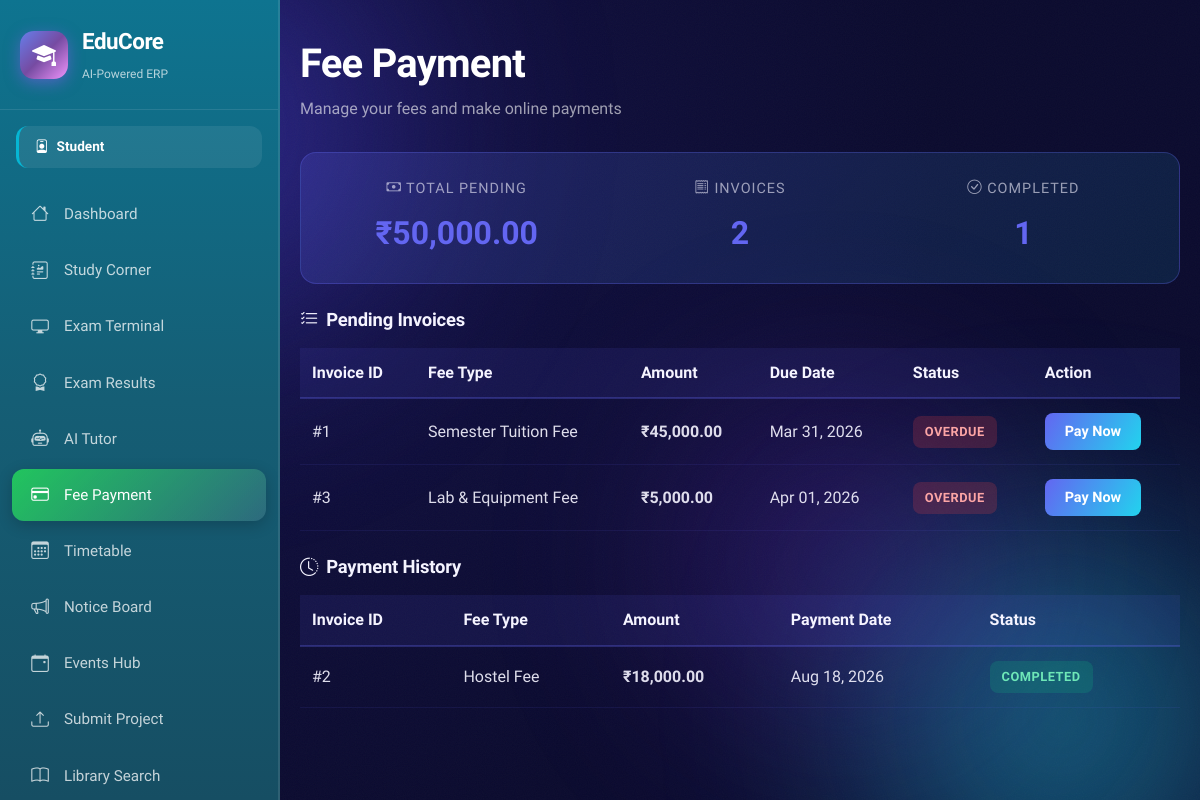
Page /student/feePayment.php (signed in) on the committed database.
### tables this page shows
CREATE TABLE IF NOT EXISTS users (
    id INT AUTO_INCREMENT PRIMARY KEY,
    full_name VARCHAR(120) NOT NULL,
    email VARCHAR(120) NOT NULL UNIQUE,
    password_hash VARCHAR(255) NOT NULL,
    phone VARCHAR(20),
    address TEXT,
    role ENUM('super_admin','faculty','student','parent','finance','librarian','tpo') NOT NULL DEFAULT 'student',
    parent_id INT DEFAULT NULL,
    photo VARCHAR(255) DEFAULT 'default.png',
    status ENUM('active','inactive','suspended') DEFAULT 'active',
    two_factor_secret VARCHAR(64) DEFAULT NULL,
    two_factor_enabled TINYINT(1) NOT NULL DEFAULT 0,
    reset_token_hash VARCHAR(255) DEFAULT NULL,
    reset_token_expires DATETIME DEFAULT NULL,
    created_at TIMESTAMP DEFAULT CURRENT_TIMESTAMP,
    FOREIGN KEY (parent_id) REFERENCES users(id) ON DELETE SET NULL
);

CREATE TABLE IF NOT EXISTS fee_invoices (
    id INT AUTO_INCREMENT PRIMARY KEY,
    student_id INT NOT NULL,
    template_id INT,
    amount DECIMAL(10,2) NOT NULL,
    penalty DECIMAL(10,2) DEFAULT 0,
    status ENUM('pending','paid','overdue','cancelled') DEFAULT 'pending',
    paid_at DATETIME NULL,
    created_at TIMESTAMP DEFAULT CURRENT_TIMESTAMP,
    FOREIGN KEY (student_id) REFERENCES users(id) ON DELETE CASCADE,
    FOREIGN KEY (template_id) REFERENCES fee_templates(id) ON DELETE SET NULL
);

CREATE TABLE IF NOT EXISTS fee_templates (
    id INT AUTO_INCREMENT PRIMARY KEY,
    name VARCHAR(100) NOT NULL,
    category ENUM('tuition','hostel','transport','lab','misc') NOT NULL,
    amount DECIMAL(10,2) NOT NULL,
    penalty_percent DECIMAL(5,2) DEFAULT 0,
    due_date DATE
);

### includes/auth_check.php (called while the page is built, shortened)
<?php
function getCurrentUser(): ?array
{
    $db = getDB();
    $stmt = $db->prepare('SELECT id, full_name, email, role, photo FROM users WHERE id = ? AND status = "active"');
    $stmt->execute([$_SESSION['user_id']]);
    return $stmt->fetch() ?: null;
}
function getRoleLabel(string $role): string
{
    $labels = [
        'super_admin' => 'Super Admin',
        'faculty'     => 'Faculty',
        'student'     => 'Student',
        'parent'      => 'Parent',
        'finance'     => 'Finance Officer',
        'librarian'   => 'Librarian',
        'tpo'         => 'TPO',
    ];
    return $labels[$role] ?? ucfirst($role);
}
function getRoleColor(string $role): string
{
    $colors = [
        'super_admin' => '#ef4444',
        'faculty'     => '#8b5cf6',
        'student'     => '#06b6d4',
        'parent'      => '#10b981',
        'finance'     => '#f59e0b',
        'librarian'   => '#ec4899',
        'tpo'         => '#6366f1',
    ];
    return $colors[$role] ?? '#6366f1';
}

### student/feePayment.php (the view, shortened to what this page needs)
<?php
require_once __DIR__ . '/../includes/auth_check.php';
$currentUser = getCurrentUser();
$pdo = getDbConnection();
$stmt = $pdo->prepare("
    SELECT fi.*, ft.name AS fee_name, ft.amount AS template_amount, ft.due_date
    FROM fee_invoices fi
    LEFT JOIN fee_templates ft ON fi.template_id = ft.id
    WHERE fi.student_id = ? AND fi.status IN ('pending', 'overdue')
    ORDER BY fi.created_at ASC
");
$stmt->execute([$currentUser['id']]);
$pendingInvoices = $stmt->fetchAll(PDO::FETCH_ASSOC);
$stmt = $pdo->prepare("
    SELECT fi.*, ft.name AS fee_name, fi.paid_at AS payment_date
    FROM fee_invoices fi
    LEFT JOIN fee_templates ft ON fi.template_id = ft.id
    WHERE fi.student_id = ? AND fi.status = 'paid'
    ORDER BY fi.paid_at DESC
    LIMIT 10
");
$stmt->execute([$currentUser['id']]);
$paymentHistory = $stmt->fetchAll(PDO::FETCH_ASSOC);
$totalPending = array_reduce($pendingInvoices, fn($sum, $inv) => $sum + $inv['amount'], 0);
?>
<!DOCTYPE html>
<html lang="en">
<head>
    <?php $portalBase = '..'; include __DIR__ . '/../includes/portal_head.php'; ?>
</head>
<body class="portal-page" data-role="student">
    <div class="aurora-bg">
        <div class="aurora-blob b1"></div>
        <div class="aurora-blob b2"></div>
        <div class="aurora-blob b3"></div>
    </div>
    <div class="grain"></div>
    <div class="container-shell">
        <?php include __DIR__ . '/../includes/sidebar.php'; ?>
        <main style="flex: 1; z-index: 2; padding: 40px 20px;">
            <div class="fee-container">
                <div style="margin-bottom: 30px;">
                    <h1 class="h-display" style="margin: 0 0 8px 0;">Fee Payment</h1>
                    <p style="color: rgba(255, 255, 255, 0.6); margin: 0;">Manage your fees and make online payments</p>
                </div>
                <div class="fee-summary">
                    <div class="summary-card">
                        <div class="summary-label"><i class="bi bi-cash"></i> Total Pending</div>
                        <div class="summary-value">₹<?php echo number_format($totalPending, 2); ?></div>
                    </div>
                    <div class="summary-card">
                        <div class="summary-label"><i class="bi bi-receipt"></i> Invoices</div>
                        <div class="summary-value"><?php echo count($pendingInvoices); ?></div>
                    </div>
                    <div class="summary-card">
                        <div class="summary-label"><i class="bi bi-check-circle"></i> Completed</div>
                        <div class="summary-value"><?php echo count($paymentHistory); ?></div>
                    </div>
                </div>
                <h2 class="section-title">
                    <i class="bi bi-list-check"></i> Pending Invoices
                </h2>
                <?php if (count($pendingInvoices) > 0): ?>
                    <table class="invoice-table">
                        <thead>
                            <tr>
                                <th>Invoice ID</th>
                                <th>Fee Type</th>
                                <th>Amount</th>
                                <th>Due Date</th>
                                <th>Status</th>
                                <th>Action</th>
                            </tr>
                        </thead>
                        <tbody>
                            <?php foreach ($pendingInvoices as $invoice):
                                $dueDate = $invoice['due_date'] ? new DateTime($invoice['due_date']) : null;
                                $today = new DateTime();
                                $isOverdue = $dueDate ? ($dueDate < $today) : false;
                                $statusClass = $isOverdue ? 'status-overdue' : 'status-pending';
                            ?>
                                <tr>
                                    <td>#<?php echo htmlspecialchars((string) $invoice['id']); ?></td>
                                    <td><?php echo htmlspecialchars($invoice['fee_name'] ?? 'General Fee'); ?></td>
                                    <td><strong>₹<?php echo number_format((float)$invoice['amount'], 2); ?></strong></td>
                                    <td><?php echo $invoice['due_date'] ? date('M d, Y', strtotime($invoice['due_date'])) : 'N/A'; ?></td>
                                    <td>
                                        <span class="status-badge <?php echo $statusClass; ?>">
                                            <?php echo $isOverdue ? 'OVERDUE' : 'PENDING'; ?>
                                        </span>
                                    </td>
                                    <td>
                                        <form method="POST" style="display: inline;">
                                            <button type="submit" class="pay-btn" onclick="return initiatePayment(event)">
                                                Pay Now
                                            </button>
                                        </form>
                                    </td>
                                </tr>
                            <?php endforeach; ?>
                        </tbody>
                    </table>
                <?php else: ?>
                    <div class="alert alert-info">
                        <i class="bi bi-info-circle"></i> No pending invoices. All fees are up to date!
                    </div>
                <?php endif; ?>
                <h2 class="section-title">
                    <i class="bi bi-clock-history"></i> Payment History
                </h2>
                <?php if (count($paymentHistory) > 0): ?>
                    <table class="invoice-table">
                        <thead>
                            <tr>
                                <th>Invoice ID</th>
                                <th>Fee Type</th>
                                <th>Amount</th>
                                <th>Payment Date</th>
                                <th>Status</th>
                            </tr>
                        </thead>
                        <tbody>
                            <?php foreach ($paymentHistory as $history): ?>
                                <tr>
                                    <td>#<?php echo htmlspecialchars((string) $history['id']); ?></td>
                                    <td><?php echo htmlspecialchars($history['fee_name'] ?? 'General Fee'); ?></td>
                                    <td><strong>₹<?php echo number_format((float) $history['amount'], 2); ?></strong></td>
                                    <td><?php echo date('M d, Y', strtotime($history['payment_date'] ?? $history['created_at'] ?? 'now')); ?></td>
                                    <td>
                                        <span class="status-badge status-completed">
                                            COMPLETED
                                        </span>
                                    </td>
                                </tr>
                            <?php endforeach; ?>
                        </tbody>
                    </table>
                <?php else: ?>
                    <div class="alert alert-info">
                        <i class="bi bi-info-circle"></i> No payment history yet.
                    </div>
                <?php endif; ?>
            </div>
        </main>
    </div>
</body>
</html>

### includes/sidebar.php (shortened to what this page needs)
<?php
if (!isset($user) || !is_array($user)) {
    $user = getCurrentUser() ?? ($currentUser ?? null);
}
$role = $user['role'] ?? 'student';
$navItems = [];
switch ($role) {
    case 'student':
        $navItems = [
            ['icon' => 'bi-house', 'label' => 'Dashboard', 'href' => 'dashboard.php', 'color' => '#06b6d4'],
            ['icon' => 'bi-journal-richtext', 'label' => 'Study Corner', 'href' => 'studyCorner.php', 'color' => '#8b5cf6'],
            ['icon' => 'bi-display', 'label' => 'Exam Terminal', 'href' => 'exam.php', 'color' => '#ef4444'],
            ['icon' => 'bi-award', 'label' => 'Exam Results', 'href' => 'examResults.php', 'color' => '#f59e0b'],
            ['icon' => 'bi-robot', 'label' => 'AI Tutor', 'href' => 'aiTutor.php', 'color' => '#ec4899'],
            ['icon' => 'bi-credit-card', 'label' => 'Fee Payment', 'href' => 'feePayment.php', 'color' => '#22c55e'],
            ['icon' => 'bi-calendar3', 'label' => 'Timetable', 'href' => 'timetable.php', 'color' => '#3b82f6'],
            ['icon' => 'bi-megaphone', 'label' => 'Notice Board', 'href' => 'noticeBoard.php', 'color' => '#0ea5e9'],
            ['icon' => 'bi-calendar-event', 'label' => 'Events Hub', 'href' => 'eventsHub.php', 'color' => '#14b8a6'],
            ['icon' => 'bi-upload', 'label' => 'Submit Project', 'href' => 'projectSubmit.php', 'color' => '#a855f7'],
            ['icon' => 'bi-book', 'label' => 'Library Search', 'href' => 'librarySearch.php', 'color' => '#d946ef'],
            ['icon' => 'bi-life-preserver', 'label' => 'Help Desk', 'href' => 'helpDesk.php', 'color' => '#f43f5e'],
        ];
        break;
}
$currentPage = basename($_SERVER['PHP_SELF']);
?>
<aside class="sidebar" id="sidebar">
    <div class="sidebar-brand">
        <div class="brand-icon">
            <i class="bi bi-mortarboard-fill"></i>
        </div>
        <div class="brand-text">
            <span class="brand-name">EduCore</span>
            <span class="brand-tagline">AI-Powered ERP</span>
        </div>
    </div>
    <div class="sidebar-role-badge" style="--role-color: <?= getRoleColor($role) ?>">
        <i class="bi bi-person-badge"></i>
        <?= getRoleLabel($role) ?>
    </div>
    <nav class="sidebar-nav">
        <?php foreach ($navItems as $item): ?>
        <a href="<?= $item['href'] ?>" class="nav-item <?= $currentPage === $item['href'] ? 'active' : '' ?>"
           style="--item-color: <?= $item['color'] ?>">
            <i class="bi <?= $item['icon'] ?>"></i>
            <span><?= $item['label'] ?></span>
        </a>
        <?php endforeach; ?>
    </nav>
</aside>

### rows in the picture
users: role "Student"
fee_invoices: id "1", template.name "Semester Tuition Fee", amount "45,000.00", template.due_date "Mar 31, 2026"
fee_invoices: id "3", template.name "Lab & Equipment Fee", amount "5,000.00", template.due_date "Apr 01, 2026"
fee_invoices: id "2", template.name "Hostel Fee", amount "18,000.00", paid_at+created_at "Aug 18, 2026"

### other values in the picture
$item['label'] "Dashboard"
$item['label'] "Study Corner"
$item['label'] "Exam Terminal"
$item['label'] "Exam Results"
$item['label'] "AI Tutor"
$item['label'] "Fee Payment"
$item['label'] "Timetable"
$item['label'] "Notice Board"
$item['label'] "Events Hub"
$item['label'] "Submit Project"
$item['label'] "Library Search"
$totalPending "50,000.00"
count($pendingInvoices) "2"
count($paymentHistory) "1"
